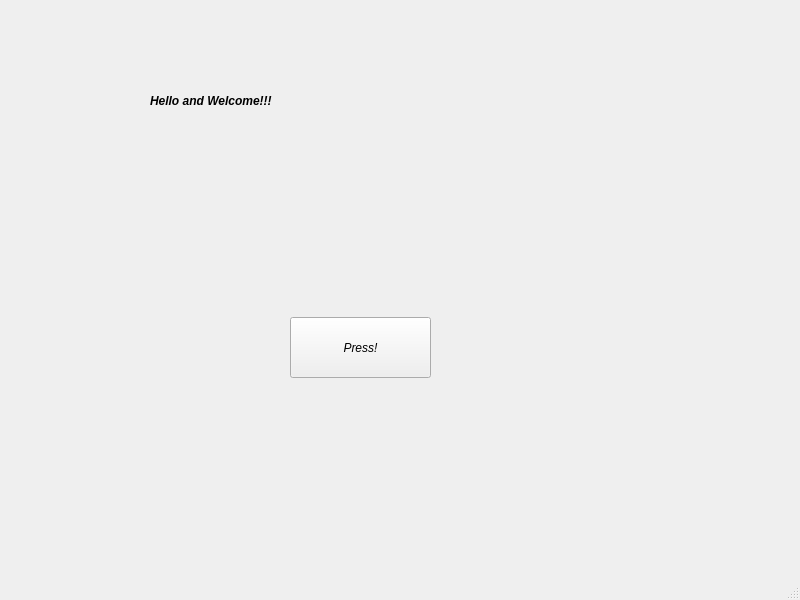
<?xml version="1.0" encoding="UTF-8"?>
<ui version="4.0">
 <class>MainWindow</class>
 <widget class="QMainWindow" name="MainWindow">
  <property name="geometry">
   <rect>
    <x>0</x>
    <y>0</y>
    <width>800</width>
    <height>600</height>
   </rect>
  </property>
  <property name="font">
   <font>
    <family>Segoe UI</family>
    <weight>75</weight>
    <italic>true</italic>
    <bold>true</bold>
   </font>
  </property>
  <property name="windowTitle">
   <string>MainWindow</string>
  </property>
  <widget class="QWidget" name="centralwidget">
   <widget class="QPushButton" name="button1">
    <property name="geometry">
     <rect>
      <x>290</x>
      <y>317</y>
      <width>141</width>
      <height>61</height>
     </rect>
    </property>
    <property name="font">
     <font>
      <family>Segoe UI</family>
      <weight>50</weight>
      <italic>true</italic>
      <bold>false</bold>
     </font>
    </property>
    <property name="text">
     <string>Press!</string>
    </property>
   </widget>
   <widget class="QLabel" name="label1">
    <property name="geometry">
     <rect>
      <x>150</x>
      <y>80</y>
      <width>211</width>
      <height>41</height>
     </rect>
    </property>
    <property name="text">
     <string>Hello and Welcome!!!</string>
    </property>
   </widget>
  </widget>
  <widget class="QMenuBar" name="menubar">
   <property name="geometry">
    <rect>
     <x>0</x>
     <y>0</y>
     <width>800</width>
     <height>26</height>
    </rect>
   </property>
  </widget>
  <widget class="QStatusBar" name="statusbar"/>
 </widget>
 <resources/>
 <connections/>
</ui>
